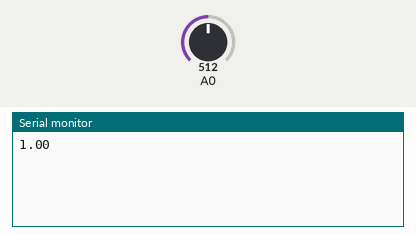
Recording of a sketch running on a simulated Arduino Uno, built with avr-gcc and run on an emulated ATmega328P. On the bench: the last lines printed to the serial monitor. The inputs (shaded band) are chosen by the test bench; at power-on: A0 = 512.

Above: at 1.2 s.
1.3 s: A0 set to 40
At 2.6 s:
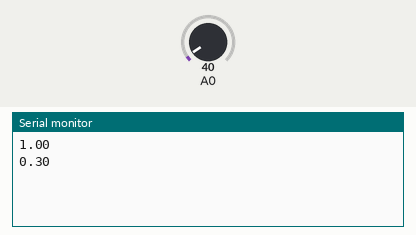
2.8 s: A0 set to 60
At 3.6 s:
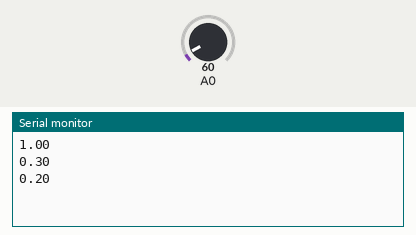
Timing chart, 0 to 5.8 s (numbered marks = the images above; inputs shaded):
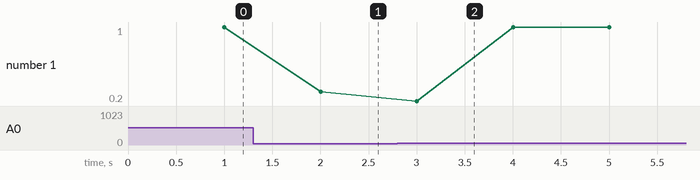

Measured:
- after the input at 1.3 s, the serial monitor: prints a new line after 0.70 s (image 1)
- after the input at 2.8 s, the serial monitor: prints a new line after 0.20 s (image 2)
- plotted number 1: 1 → 0.3 after the input at 1.3 s

The sketch:

Sound_Code2.ino
```cpp
//@author Tomas de Camino Beck
//@version 1.0 Jul/2015

#define TH 50 // loudness time sample
#define MAXV 50 // alias for the loudness threshold
#define AVG 20

/* microphne values are read as 0 for no noise
and from 0 to 512 negative, and 512 to 1023 positive sgnal*/

unsigned long startMillis = millis();
int sensorValue;// stores de sensor value
unsigned int count;//counts the number of times the sensor value is grater than MAXV
unsigned int iter; //counts the number of times the sensor is read
unsigned long sum = 0;
float avg = 0.0;
int maxValue = 0;

void setup()
{
  pinMode(A0, INPUT);
  Serial.begin(9600);
}
void loop()
{
  avg=0.0;
  for (int i = 0; i < AVG; i++) {
    sensorValue = 0;
    count = 0;
    iter = 0;
    maxValue=0;
    while (millis() - startMillis < TH)
    {
      sensorValue = analogRead(A0);
      if(sensorValue>maxValue)maxValue=sensorValue;
      count += (sensorValue > MAXV); // counts values above TH
      iter++;//number of measurements
    }
    avg += ((float)count / (float)iter);
    startMillis = millis();

  }
  //writes to serial, milliseconds, p=[0,1]
  //Serial.print(millis());
  //Serial.print(',');
  float p = avg/AVG; //p goes to 1 as loudness is sustained
  Serial.println(p);

}
```
